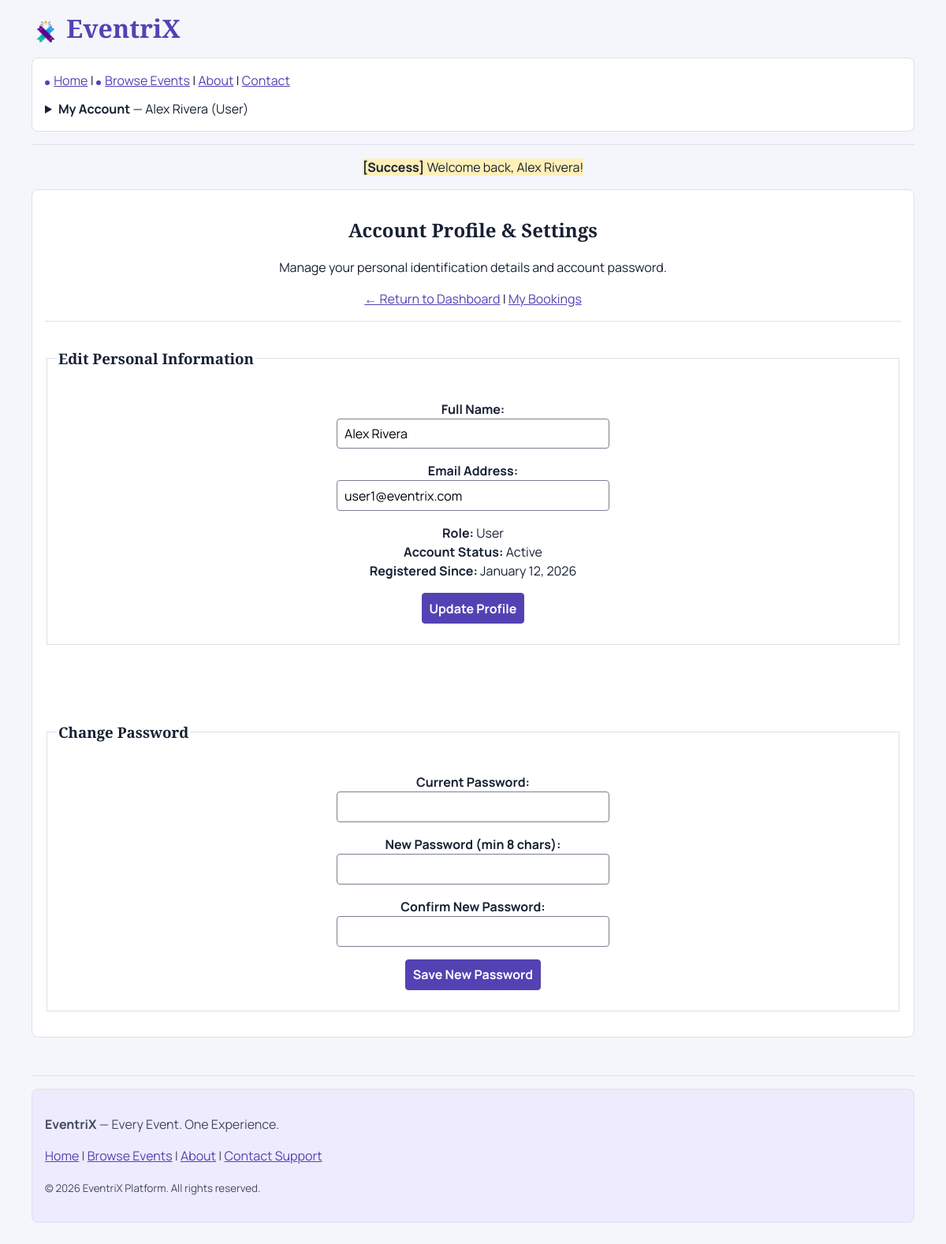
The page /user/profile.php (signed in) on the database its author committed.
### tables this page shows
CREATE TABLE `users` (
  `id` INT AUTO_INCREMENT PRIMARY KEY,
  `full_name` VARCHAR(100) NOT NULL,
  `email` VARCHAR(150) NOT NULL UNIQUE,
  `password` VARCHAR(255) NOT NULL,
  `role` ENUM('admin', 'host', 'user') NOT NULL DEFAULT 'user',
  `status` ENUM('active', 'suspended') NOT NULL DEFAULT 'active',
  `created_at` TIMESTAMP DEFAULT CURRENT_TIMESTAMP,
  INDEX `idx_users_role` (`role`),
  INDEX `idx_users_status` (`status`)
);

### user/profile.php (the view, shortened to what this page needs)
<?php
require_once __DIR__ . '/../includes/database.php';
require_once __DIR__ . '/../includes/functions.php';
$user_id = current_user_id();
$stmt = $pdo->prepare("SELECT id, full_name, email, role, status, created_at FROM users WHERE id = ?");
$stmt->execute([$user_id]);
$user = $stmt->fetch();
require __DIR__ . '/../includes/header.php';
?>
<center>
    <h2>Account Profile &amp; Settings</h2>
    <p>Manage your personal identification details and account password.</p>
    <p>
        <a href="dashboard.html">&larr; Return to Dashboard</a> |
        <a href="my-bookings.html">My Bookings</a>
    </p>
    <hr>
    <fieldset>
        <legend><h3>Edit Personal Information</h3></legend>
        <form action="profile.html" method="POST">
            <p>
                <label for="full_name"><strong>Full Name:</strong></label><br>
                <input type="text" id="full_name" name="full_name" required size="35"
                       value="<?php echo e($user['full_name']); ?>">
            </p>
            <p>
                <label for="email"><strong>Email Address:</strong></label><br>
                <input type="email" id="email" name="email" required size="35"
                       value="<?php echo e($user['email']); ?>">
            </p>
            <p>
                <strong>Role:</strong> <?php echo ucfirst(e($user['role'])); ?><br>
                <strong>Account Status:</strong> <?php echo ucfirst(e($user['status'])); ?><br>
                <strong>Registered Since:</strong> <?php echo format_date($user['created_at']); ?>
            </p>
            <p>
                <button type="submit"><strong>Update Profile</strong></button>
            </p>
        </form>
    </fieldset>
    <br><br>
    <fieldset>
        <legend><h3>Change Password</h3></legend>
        <form action="profile.html" method="POST">
            <p>
                <label for="current_password"><strong>Current Password:</strong></label><br>
                <input type="password" id="current_password" name="current_password" required size="35">
            </p>
            <p>
                <label for="new_password"><strong>New Password (min 8 chars):</strong></label><br>
                <input type="password" id="new_password" name="new_password" minlength="8" required size="35">
            </p>
            <p>
                <label for="confirm_password"><strong>Confirm New Password:</strong></label><br>
                <input type="password" id="confirm_password" name="confirm_password" minlength="8" required size="35">
            </p>
            <p>
                <button type="submit"><strong>Save New Password</strong></button>
            </p>
        </form>
    </fieldset>
</center>
<?php require __DIR__ . '/../includes/footer.php'; ?>

### assets/css/site.css (style rules this page uses)
:root { --accent: #5342b3; --ink: #172033; --line: #dce0eb; }
* { box-sizing: border-box; }
body { margin: 0 auto; max-width: 72rem; padding: 1rem; color: var(--ink); background: #f5f6fb; font: 1rem/1.5 Manrope, Arial, sans-serif; }
h1, h2, h3 { font-family: "Playfair Display", Georgia, serif; line-height: 1.25; }
a { color: var(--accent); }
hr { border: 0; border-top: 1px solid var(--line); }
fieldset { min-width: 0; margin-block: 1rem; border: 1px solid var(--line); }
input, select, textarea, button { max-width: 100%; padding: .4rem .55rem; border: 1px solid #7b8090; border-radius: 4px; font: inherit; }
button, .nav-auth, .landing-intro > p:last-child a, .landing-cta a { color: white; background: var(--accent); border-color: var(--accent); }
button { cursor: pointer; }

### rows shown on the page
users: full_name "Alex Rivera", email "user1@eventrix.com", role "User", status "Active", created_at "January 12, 2026"

### other values the page prints
$site_name "EventriX"
current_user_name() "Alex Rivera"
current_user_role() "User"
$message "Welcome back, Alex Rivera!"
